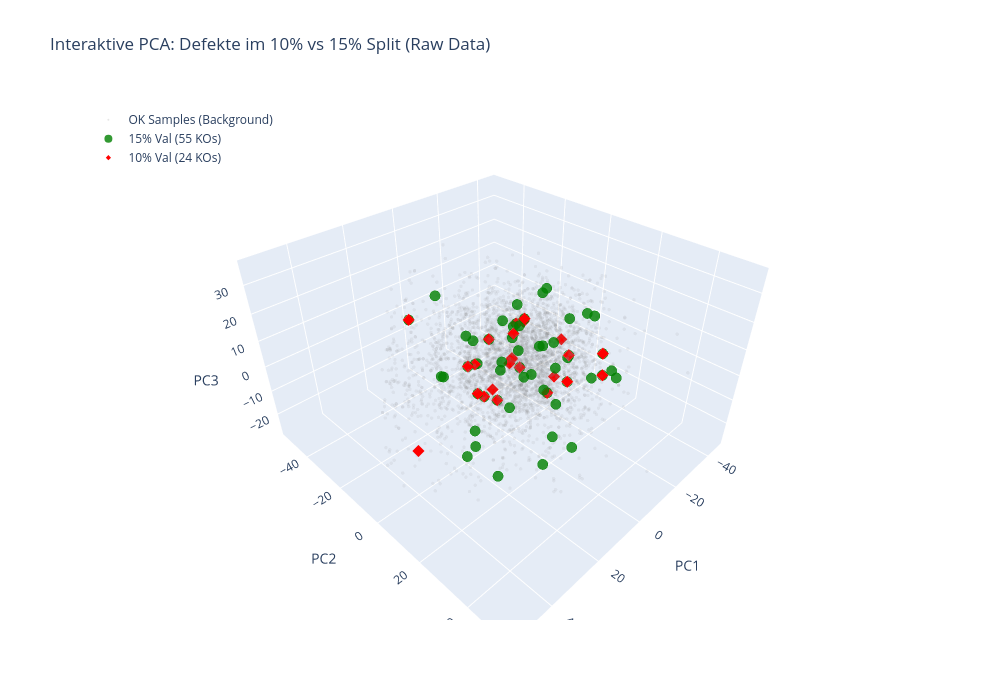

The cell this chart's notebook holds for it:
### Markdown cell above
# 6. Robustness and diagnostics

The final analyses compare validation windows, inspect temporal defect rates, and visualize rolling z-score fingerprints for defective products.

### Code cell
import plotly.graph_objects as go
import pandas as pd
import numpy as np
from sklearn.decomposition import PCA
from sklearn.impute import SimpleImputer

# --- 1. DATA PREPARATION ---

# Helper to extract a validation window
def get_split_data(df, target_col, train_ratio, val_ratio):
    df_sorted = df.sort_values("prod_index")
    n = len(df_sorted)
    idx_train = int(n * train_ratio)
    idx_val = int(n * (train_ratio + val_ratio))
    val = df_sorted.iloc[idx_train:idx_val].copy()
    range_info = f"Idx: {idx_train}-{idx_val}"
    return val, range_info

# Features
target_col = "Binar OP130_Resultat_Global_v"
eng_keywords = ["_Z50", "_diff", "_ratio", "_missing", "_lag", "_delta", "power", "energy", "stiffness", "profile", "inv", "_mean", "_std", "_min", "_max", "_median", "_var", "_rolling"]
drop_cols = ["PROC_TRACEINFO", "product_ref", "prod_date_str", "prod_timestamp", "prod_index", "index_diff", target_col]
all_cols = [c for c in df_full_features.columns if c not in drop_cols]
raw_cols = [c for c in all_cols if not any(k in c.lower() for k in eng_keywords) and c not in ["prod_year", "prod_month", "prod_day"]]

# Extract validation windows (10% und 15% scenario)
val_10, range_10 = get_split_data(df_full_features, target_col, 0.8, 0.1)
val_15, range_15 = get_split_data(df_full_features, target_col, 0.7, 0.15)

# Fit PCA on the first 70%
train_basis = df_full_features.sort_values("prod_index").iloc[:int(len(df_full_features)*0.7)]
imputer = SimpleImputer(strategy='median')
pca = PCA(n_components=3, random_state=42)
pca.fit(imputer.fit_transform(train_basis[raw_cols]))

# Transform validation windows
X_10 = pca.transform(imputer.transform(val_10[raw_cols]))
X_15 = pca.transform(imputer.transform(val_15[raw_cols]))

df_10 = pd.DataFrame(X_10, columns=['PC1', 'PC2', 'PC3']); df_10['target'] = val_10[target_col].values
df_15 = pd.DataFrame(X_15, columns=['PC1', 'PC2', 'PC3']); df_15['target'] = val_15[target_col].values

# Separate defective and conforming products
ko_10 = df_10[df_10.target == 1]
ko_15 = df_15[df_15.target == 1]
# Background of conforming products
ok_background = pd.concat([df_10[df_10.target==0], df_15[df_15.target==0]]).sample(frac=0.5) # Sample 50% for rendering performance

# --- 2. INTERACTIVE PLOTLY CHART ---

fig = go.Figure()

# A. Conforming-product background
fig.add_trace(go.Scatter3d(
    x=ok_background['PC1'], y=ok_background['PC2'], z=ok_background['PC3'],
    mode='markers',
    marker=dict(size=2, color='gray', opacity=0.1),
    name='OK Samples (Background)'
))

# B. Defects from the 15% validation window
# Use open circles so overlapping observations remain visible
fig.add_trace(go.Scatter3d(
    x=ko_15['PC1'], y=ko_15['PC2'], z=ko_15['PC3'],
    mode='markers',
    marker=dict(size=6, color='green', symbol='circle', opacity=0.8, line=dict(width=2, color='green')),
    name=f'15% Val ({len(ko_15)} KOs)'
))

# C. Defects from the 10% validation window
fig.add_trace(go.Scatter3d(
    x=ko_10['PC1'], y=ko_10['PC2'], z=ko_10['PC3'],
    mode='markers',
    marker=dict(size=4, color='red', symbol='diamond'),
    name=f'10% Val ({len(ko_10)} KOs)'
))

# Layout
fig.update_layout(
    title="Interactive PCA: defects across 10% and 15% validation windows",
    width=1000,
    height=700,
    scene=dict(
        xaxis_title='PC1',
        yaxis_title='PC2',
        zaxis_title='PC3'
    ),
    legend=dict(yanchor="top", y=0.99, xanchor="left", x=0.01)
)

fig.show()

### Figure 1 — Plotly figure (JSON) as saved in the notebook; plotly's stock layout.template omitted (floating-point values rounded to 4 significant figures; data arrays with more than 128 entries replaced by an {"elided": "..."} marker saying what was removed)
{"data": [{"marker": {"color": "gray", "opacity": 0.1, "size": 2}, "mode": "markers", "name": "OK Samples (Background)", "type": "scatter3d", "x": {"elided": "4274 float values"}, "y": {"elided": "4274 float values"}, "z": {"elided": "4274 float values"}}, {"marker": {"color": "green", "line": {"color": "green", "width": 2}, "opacity": 0.8, "size": 6, "symbol": "circle"}, "mode": "markers", "name": "15% Val (55 KOs)", "type": "scatter3d", "x": [-5.103, -3.052, -12.61, -9.211, 19.36, -11.32, 0.8987, 6.132, -30.26, 12.42, -1.085, 0.2755, -5.132, 15.95, 22.52, -24.38, -2.942, 3.929, -14.16, -4.922, 9.206, -13.17, -1.096, -15.97, -9.318, -9.302, -3.949, 1.598, -29.17, -6.912, 0.3281, -6.378, 20.88, 22.1, -11.54, -9.455, -4.86, 0.2722, -20.79, 10.29, -1.135, -4.222, -12.54, -10.15, -25.4, -20.27, 2.463, -7.471, -25.05, -10.26, 18.25, -12.6, 4.701, -18.72, 12.59], "y": [5.415, 16.95, 20.09, 33.1, 14.45, 23.71, 7.571, 21.59, 21.83, -3.494, 27.18, -3.533, -1.559, -15.34, 3.678, -6.097, -23.84, 16.09, -11.75, -0.4799, 9.41, 13.21, -37.34, -18.71, 10.55, 26.22, 12.0, 21.19, 1.255, 14.97, -16.62, 8.69, 5.961, -6.457, -9.609, -12.56, -0.1271, -14.88, -4.715, -0.9935, 5.326, -9.617, -10.05, -19.8, 19.35, 21.99, -13.63, 18.46, 4.877, 8.265, 4.704, -6.821, -46.36, -14.69, -5.783], "z": [-2.8, 6.758, 23.53, 10.93, -25.47, 24.74, 0.4042, -24.52, -8.856, -22.01, -18.15, -2.926, 20.74, -3.487, -22.07, 17.28, -0.2395, 17.77, 4.079, 3.94, -6.206, 18.51, 11.2, 2.605, 10.24, 4.537, -4.965, -15.76, -10.04, -10.9, 2.699, 9.496, -17.28, 4.28, 1.644, -9.019, 13.71, -5.98, 17.52, -6.995, 20.24, -21.69, 2.63, -3.096, -6.493, 6.163, -4.542, -0.05524, -5.216, -11.76, 1.84, -10.07, -0.1164, 1.967, 3.716]}, {"marker": {"color": "red", "size": 4, "symbol": "diamond"}, "mode": "markers", "name": "10% Val (24 KOs)", "type": "scatter3d", "x": [10.29, -1.135, -4.222, -12.54, -10.15, -25.4, -20.27, 2.463, -7.471, -25.05, -10.26, 18.25, -12.6, 4.701, -18.72, 12.59, -12.69, -19.32, -14.0, -13.19, 1.513, -29.04, -24.25, 42.43], "y": [-0.9935, 5.326, -9.617, -10.05, -19.8, 19.35, 21.99, -13.63, 18.46, 4.877, 8.265, 4.704, -6.821, -46.36, -14.69, -5.783, -10.75, -11.72, -13.22, -11.26, -6.082, -2.084, -0.5072, 5.387], "z": [-6.995, 20.24, -21.69, 2.63, -3.096, -6.493, 6.163, -4.542, -0.05524, -5.216, -11.76, 1.84, -10.07, -0.1164, 1.967, 3.716, -8.066, 3.788, -12.24, -8.993, -11.74, -3.645, -16.92, -5.138]}], "layout": {"height": 700, "legend": {"x": 0.01, "xanchor": "left", "y": 0.99, "yanchor": "top"}, "scene": {"xaxis": {"title": {"text": "PC1"}}, "yaxis": {"title": {"text": "PC2"}}, "zaxis": {"title": {"text": "PC3"}}}, "title": {"text": "Interaktive PCA: Defekte im 10% vs 15% Split (Raw Data)"}, "width": 1000}}
